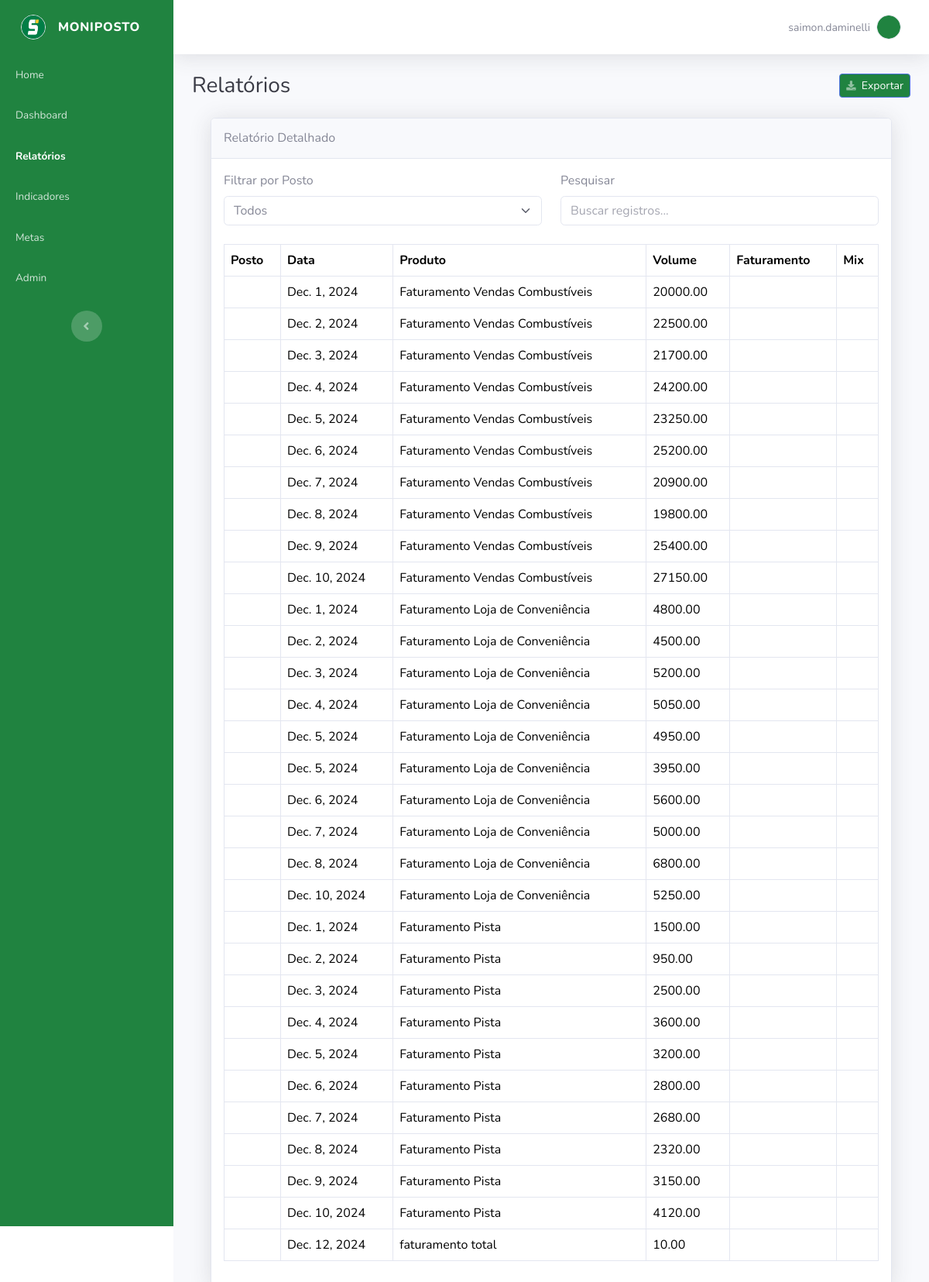
The page /rel/ (signed in) on the database its author committed.
### pagina/models.py (models this page shows, shortened)
class CustomUser(AbstractUser):
    telefone = models.CharField(max_length=15, blank=True, null=True)
    endereco = models.CharField(max_length=255, blank=True, null=True)
    groups = models.ManyToManyField(
        Group,
        related_name="customuser_set",  # Adicionar um related_name único
        blank=True
    )
    user_permissions = models.ManyToManyField(
        Permission,
        related_name="customuser_set",  # Adicionar um related_name único
        blank=True
    )

class Registro(models.Model):
    data_coleta = models.DateField()
    valor = models.DecimalField(max_digits=10, decimal_places=2)
    unidade_medida = models.CharField(max_length=50)
    indicador = models.ForeignKey(Indicador, on_delete=models.CASCADE, related_name='registros')
    metas = models.ForeignKey(Metas, on_delete=models.CASCADE, null=True, blank=True, related_name='registros')

class Indicador(models.Model):
    FREQUENCIA_CHOICES = [
        (1, 'Diário'),
        (2, 'Semanal'),
        (3, 'Mensal'),
    ]
    nome_indicador = models.CharField(max_length=100)
    total = models.IntegerField(default=0)
    frequencia = models.IntegerField(default=0)
    unidade_medida = models.CharField(max_length=50)
    descricao = models.TextField(blank=True, null=True)  # Adicione o campo descrição se necessário

### pagina/views.py (the view)
# urls.py: path('rel/', views.rel, name='rel'),
@login_required
def rel(request):
    registros = Registro.objects.all()  # Recupera todos os registros
    return render(request, 'rel.html', {'registros': registros})

### pagina/templates/rel.html (shortened to what this page needs)
<!DOCTYPE html>
<html lang="en" data-bs-theme="light">
<head>
    {% load static %}
    <link rel="stylesheet" href="{% static 'assets/bootstrap/css/bootstrap.min.css' %}">
    <link rel="stylesheet" href="https://use.fontawesome.com/releases/v5.12.0/css/all.css">
    <link rel="stylesheet" href="https://cdnjs.cloudflare.com/ajax/libs/typicons/2.0.9/typicons.min.css">
    <link rel="stylesheet" href="{% static 'assets/css/styles.min.css' %}">
</head>
<body id="page-top">
    <div id="wrapper">
        <nav class="navbar align-items-start sidebar sidebar-dark accordion bg-gradient-primary p-0 navbar-dark" style="--bs-primary: #007E46;--bs-secondary: #0F4A2F;--bs-secondary-rgb: 15,74,47;--bs-success: #5BE3A6;--bs-success-rgb: 91,227,166;--bs-info: #99FFD1;--bs-info-rgb: 153,255,209;--bs-warning: #CCFFE8;--bs-warning-rgb: 204,255,232;--bs-danger: #FFCC29;--bs-danger-rgb: 255,204,41;--bs-light: #FFFFFF;--bs-light-rgb: 255,255,255;--bs-dark: #000000;--bs-dark-rgb: 0,0,0;--bs-body-color: #858796;background: rgb(32,131,64);padding-bottom: 0px;margin-bottom: 78px;">
            <div class="container-fluid d-flex flex-column p-0">
                <a class="navbar-brand d-flex justify-content-center align-items-center sidebar-brand m-0" href="{% url 'home' %}">
                    <img class="border rounded-circle" src="{% static 'assets/img/ativos/logoreduzida.png' %}" width="32" height="32">
                    <div class="sidebar-brand-text mx-3"><span>Moniposto</span></div>
                </a>
                <ul class="navbar-nav text-light" id="accordionSidebar">
                    <li class="nav-item"><a class="nav-link" href="{% url 'home' %}"><span>Home</span></a></li>
                    <li class="nav-item"><a class="nav-link" href="{% url 'dashboard' %}"><span>Dashboard</span></a></li>
                    <li class="nav-item"><a class="nav-link active" href="{% url 'rel' %}"><span>Relatórios</span></a></li>
                    <li class="nav-item"><a class="nav-link" href="{% url 'indicadores' %}"><span>Indicadores</span></a></li>
                    <li class="nav-item"><a class="nav-link" href="{% url 'metas' %}"><span>Metas</span></a></li>
                    <li class="nav-item"><a class="nav-link" href="{% url 'admin' %}"><span>Admin</span></a></li>
                </ul>
                <div class="text-center d-none d-md-inline">
                  <button class="btn rounded-circle border-0" id="sidebarToggle" type="button"></button>
              </div>
            </div>
        </nav>
        <div class="d-flex flex-column" id="content-wrapper">
            <div id="content">
                <nav class="navbar navbar-expand bg-white shadow mb-4 topbar">
                    <div class="container-fluid">
                        <ul class="navbar-nav flex-nowrap ms-auto">
                            <li class="nav-item dropdown no-arrow">
                                <a class="dropdown-toggle nav-link" aria-expanded="false" data-bs-toggle="dropdown" href="#">
                                    <span class="d-none d-lg-inline me-2 text-gray-600 small">{{ request.user.username }}</span>
                                    <img class="border rounded-circle img-profile" src="{% static 'assets/img/avatars/avatar1.png' %}" width="32" height="32">
                                </a>
                            </li>
                        </ul>
                    </div>
                </nav>
                <div class="container-fluid">
                    <div class="d-sm-flex justify-content-between align-items-center mb-4">
                        <h3 class="text-dark mb-0">Relatórios</h3>
                        <a class="btn btn-primary btn-sm d-none d-sm-inline-block" role="button" href="{% url 'export_dashboard' %}"  style="background: rgb(32,131,64);">
                            <i class="fas fa-download fa-sm text-white-50"></i>&nbsp; Exportar
                        </a>
                    </div>
                    <div class="container-fluid">
                        <div class="card shadow">
                            <div class="card-header py-3">
                                <h6 class="m-0 font-weight-bold">Relatório Detalhado</h6>
                            </div>
                            <div class="card-body">
                                <div class="row mb-4">
                                    <div class="col-md-6">
                                        <label for="filter-posto" class="form-label">Filtrar por Posto</label>
                                        <select id="filter-posto" class="form-select">
                                            <option value="">Todos</option>
                                        </select>
                                    </div>
                                    <div class="col-md-6">
                                        <label for="search-table" class="form-label">Pesquisar</label>
                                        <input type="search" id="search-table" class="form-control" placeholder="Buscar registros...">
                                    </div>
                                </div>
                                <div class="table-responsive">
                                    <table class="table table-bordered" id="dataTable">
                                        <thead>
                                            <tr>
                                                <th>Posto</th>
                                                <th>Data</th>
                                                <th>Produto</th>
                                                <th>Volume</th>
                                                <th>Faturamento</th>
                                                <th>Mix</th>
                                            </tr>
                                        </thead>
                                        <tbody>
                                            {% for registro in registros %}
                                            <tr>
                                                <td>{{ registro.posto.nome_posto }}</td>
                                                <td>{{ registro.data_coleta }}</td>
                                                <td>{{ registro.indicador.nome_indicador }}</td>
                                                <td>{{ registro.valor }}</td>
                                                <td>{{ registro.faturamento }}</td>
                                                <td>{{ registro.mix }}</td>
                                            </tr>
                                            {% empty %}
                                            <tr>
                                                <td colspan="6" class="text-center">Nenhum registro encontrado.</td>
                                            </tr>
                                            {% endfor %}
                                        </tbody>
                                    </table>
                                </div>
                            </div>
                        </div>
                    </div>
                </div>
            </div>
        </div>
    </body>
    </html>

### rows shown on the page
CustomUser: user.username "saimon.daminelli"
Registro: data_coleta "Dec. 1, 2024", indicador.nome_indicador "Faturamento Vendas Combustíveis", valor "20000.00"
Registro: data_coleta "Dec. 2, 2024", indicador.nome_indicador "Faturamento Vendas Combustíveis", valor "22500.00"
Registro: data_coleta "Dec. 3, 2024", indicador.nome_indicador "Faturamento Vendas Combustíveis", valor "21700.00"
Registro: data_coleta "Dec. 4, 2024", indicador.nome_indicador "Faturamento Vendas Combustíveis", valor "24200.00"
Registro: data_coleta "Dec. 5, 2024", indicador.nome_indicador "Faturamento Vendas Combustíveis", valor "23250.00"
Registro: data_coleta "Dec. 6, 2024", indicador.nome_indicador "Faturamento Vendas Combustíveis", valor "25200.00"
Registro: data_coleta "Dec. 7, 2024", indicador.nome_indicador "Faturamento Vendas Combustíveis", valor "20900.00"
Registro: data_coleta "Dec. 8, 2024", indicador.nome_indicador "Faturamento Vendas Combustíveis", valor "19800.00"
Registro: data_coleta "Dec. 9, 2024", indicador.nome_indicador "Faturamento Vendas Combustíveis", valor "25400.00"
Registro: data_coleta "Dec. 10, 2024", indicador.nome_indicador "Faturamento Vendas Combustíveis", valor "27150.00"
Registro: data_coleta "Dec. 1, 2024", indicador.nome_indicador "Faturamento Loja de Conveniência", valor "4800.00"
Registro: data_coleta "Dec. 2, 2024", indicador.nome_indicador "Faturamento Loja de Conveniência", valor "4500.00"
Registro: data_coleta "Dec. 3, 2024", indicador.nome_indicador "Faturamento Loja de Conveniência", valor "5200.00"
Registro: data_coleta "Dec. 4, 2024", indicador.nome_indicador "Faturamento Loja de Conveniência", valor "5050.00"
Registro: data_coleta "Dec. 5, 2024", indicador.nome_indicador "Faturamento Loja de Conveniência", valor "4950.00"
Registro: data_coleta "Dec. 5, 2024", indicador.nome_indicador "Faturamento Loja de Conveniência", valor "3950.00"
Registro: data_coleta "Dec. 6, 2024", indicador.nome_indicador "Faturamento Loja de Conveniência", valor "5600.00"
Registro: data_coleta "Dec. 7, 2024", indicador.nome_indicador "Faturamento Loja de Conveniência", valor "5000.00"
Registro: data_coleta "Dec. 8, 2024", indicador.nome_indicador "Faturamento Loja de Conveniência", valor "6800.00"
Registro: data_coleta "Dec. 10, 2024", indicador.nome_indicador "Faturamento Loja de Conveniência", valor "5250.00"
Registro: data_coleta "Dec. 1, 2024", indicador.nome_indicador "Faturamento Pista", valor "1500.00"
Registro: data_coleta "Dec. 2, 2024", indicador.nome_indicador "Faturamento Pista", valor "950.00"
Registro: data_coleta "Dec. 3, 2024", indicador.nome_indicador "Faturamento Pista", valor "2500.00"
Registro: data_coleta "Dec. 4, 2024", indicador.nome_indicador "Faturamento Pista", valor "3600.00"
Registro: data_coleta "Dec. 5, 2024", indicador.nome_indicador "Faturamento Pista", valor "3200.00"
Registro: data_coleta "Dec. 6, 2024", indicador.nome_indicador "Faturamento Pista", valor "2800.00"
Registro: data_coleta "Dec. 7, 2024", indicador.nome_indicador "Faturamento Pista", valor "2680.00"
Registro: data_coleta "Dec. 8, 2024", indicador.nome_indicador "Faturamento Pista", valor "2320.00"
Registro: data_coleta "Dec. 9, 2024", indicador.nome_indicador "Faturamento Pista", valor "3150.00"
Registro: data_coleta "Dec. 10, 2024", indicador.nome_indicador "Faturamento Pista", valor "4120.00"
Registro: data_coleta "Dec. 12, 2024", indicador.nome_indicador "faturamento total", valor "10.00"
